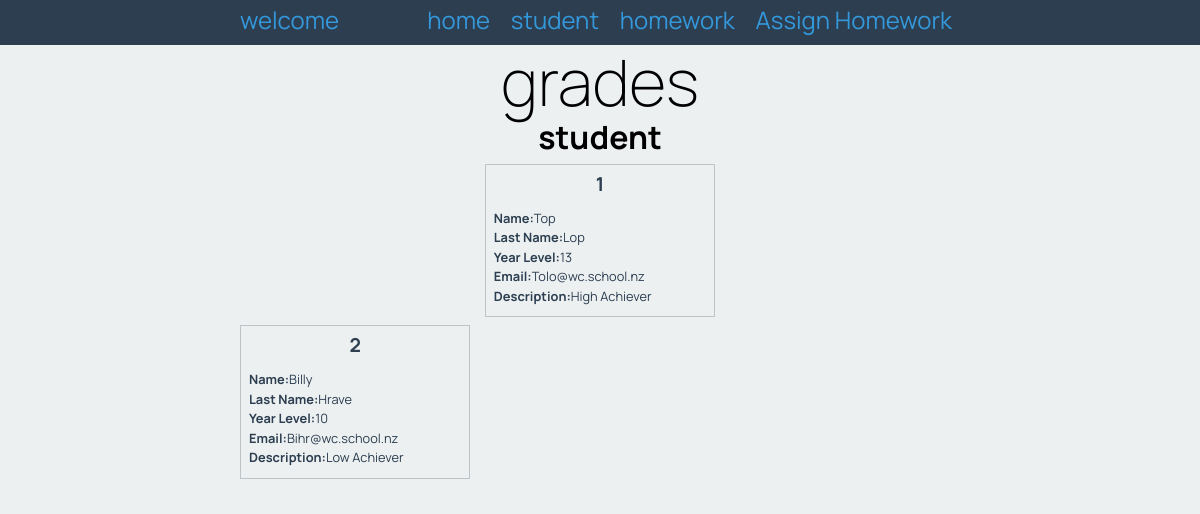
Page /student on the earlier database version.
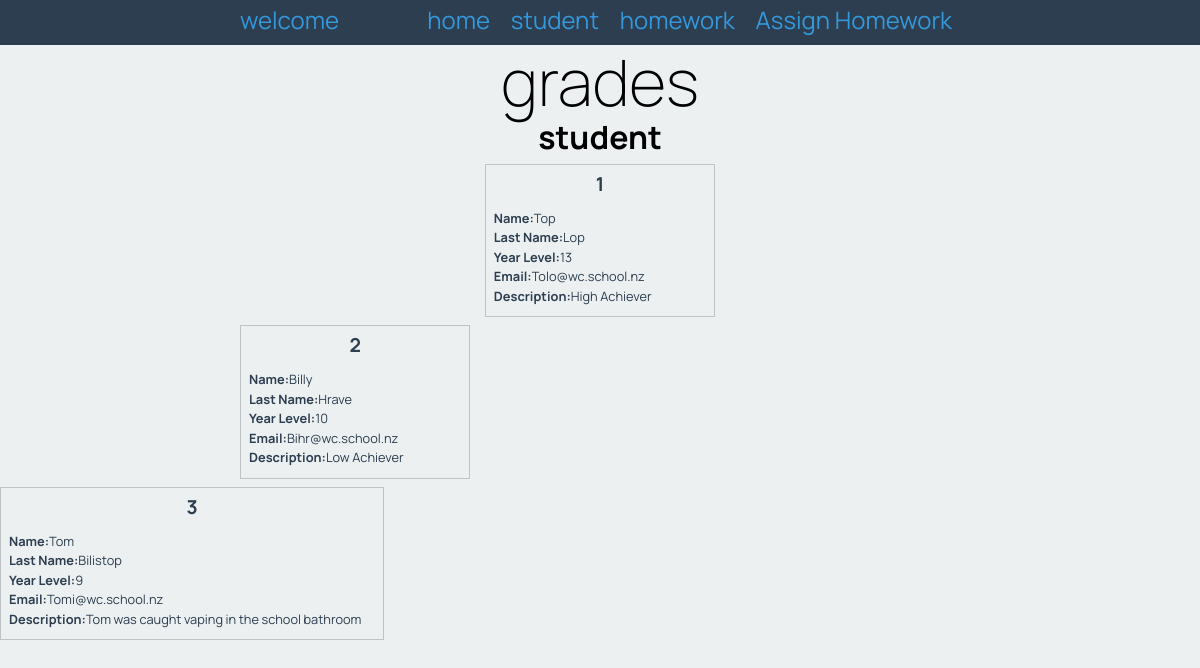
Same page on the later database version.
### tables this page shows
CREATE TABLE "Student"
(
    id          integer
        primary key autoincrement,
    name        Varchar(30),
    last_name   Varchar(30),
    year_level  integer,
    email       varchar(50),
    description varchar(300)
);

### app.py (the view)
@app.route('/student')
def render_student_page():  # put application's code here
    con = create_connection(DATABASE)
    query = "SELECT id, name, last_name, year_level, email, description FROM Student"
    cur = con.cursor()
    cur.execute(query)
    student_list = cur.fetchall()
    con.close()
    print(student_list)
    return render_template('student.html', students=student_list)

### app.py (called while the page is built)
def create_connection(db_file):
    try:
        connection = sqlite3.connect(db_file)
        return connection
    except Error as e:
        print(e)
    return None

### templates/student.html
{% extends 'base.html' %}
{% block pageheading %}
student
{% endblock %}
{% block main %}
    <div class ="grades">
    {% for student in students %}
        <div class ="grade-box">
            <h3 class="grade-box-heading">{{ student[0] }}</h3>
            <div class="grade-box-info">
                <p><strong>Name:</strong>{{ student[1] }}</p>
                <p><strong>Last Name:</strong>{{ student[2] }}</p>
                <p><strong>Year Level:</strong>{{ student[3] }}</p>
                <p><strong>Email:</strong>{{ student[4] }}</p>
                <p><strong>Description:</strong>{{ student[5] }}</p>
            </div>
        </div>
    </div>
    {% endfor %}
{% endblock %}

Differences in the rows shown:
added Student: id "3", name "Tom", last_name "Bilistop", year_level "9", email "Tomi@wc.school.nz", description "Tom was caught vaping in the school bathroom"
